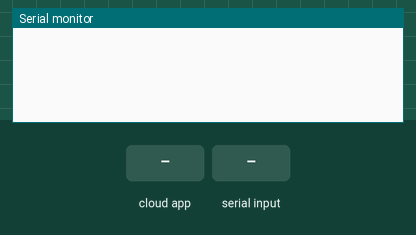
A sketch run on a simulated ESP8266 (NodeMCU). On the bench: the last lines printed to the serial monitor. The test bench sets the inputs (shaded band). WiFi joins after 1.5 s; servers stay silent unless stated; no MQTT or app messages arrive unless stated.

Above: at 3.8 s.
3.9 s: the phone or cloud app sets leds01 to 0
At 4.3 s:
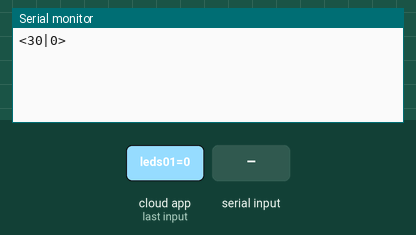
5.4 s: "<2>" received over Serial
At 7.7 s:
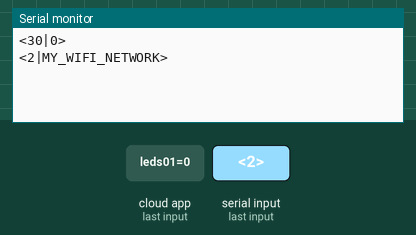

Measured:
- after the input at 3.9 s, the serial monitor: prints a new line at once (image 1)
- after the input at 5.4 s, the serial monitor: prints a new line after 0.93 s (image 2)

The sketch:

ESP8266_Client.ino
```cpp
/**
   BasicHTTPClient.ino

    Created on: 24.05.2015

*/

#include <Arduino.h>
#include <ESP8266WiFi.h>
#include "SerialCommands_ASCII.h"
#include "Adafruit_MQTT_Client.h"
#include "env.h"

bool IF_DEBUG=false;

PacketSerial myPacketSerial;

ADC_MODE(ADC_VCC);
WiFiClient wifiClient;

Adafruit_MQTT_Client *mqtt = NULL;
Adafruit_MQTT_Subscribe *mqttSub = NULL;

#define       SERIAL_BAUD           19200

const char    WIFI_SSID[]           /*PROGMEM*/     =     ENV_WIFI_SSID;
const char    WIFI_PASSWORD[]       /*PROGMEM*/     =     ENV_WIFI_PASSWORD;
const char    MQTT_SERVER_IP[]      /*PROGMEM*/     =     ENV_MQTT_SERVER_IP;
int           MQTT_SERVER_PORT                      =     ENV_MQTT_SERVER_PORT;
const char    SUBSCRIBE_TO_TOPIC[]  /*PROGMEM*/     =     "home/cmd/leds01";


void _debug(const __FlashStringHelper* format, ...) {
  if (IF_DEBUG) {
    char _buf[128];

    va_list args;

    va_start(args, format);
    vsnprintf_P(_buf, sizeof(_buf)-1, (const char*)format, args);
    va_end(args);

    myPacketSerial.send("100", _buf, NULL);
  }
}


void WiFi_connect(char* WiFi_SSID, char* WiFi_PWD) {
    if (strcmp(WiFi_SSID, "") != 0 && strcmp(WiFi_PWD, "") != 0) {
      if (WiFi.status() == WL_CONNECTED) {
        WiFi.disconnect();
        delay(200);
      }

      _debug(F("Connecting to WiFi: %s"), WiFi_SSID);
      WiFi.begin(WiFi_SSID, WiFi_PWD);
      while (WiFi.status() != WL_CONNECTED) {
        delay(500);
        _debug(F("."));
      }
      delay(500);
    }
}

// Function to connect and reconnect as necessary to the MQTT server.
// Should be called in the loop function and it will take care if connecting.
void MQTT_connect() {
  int8_t ret;

  if (mqtt == NULL) return;

  // Stop if already connected.
  if (mqtt->connected()) {
    return;
  }

  _debug(F("Connecting to mqtt... "));

  uint8_t retries = 3;
  while ((ret = mqtt->connect()) != 0) { // connect will return 0 for connected
       _debug(mqtt->connectErrorString(ret));
       _debug(F("Retrying MQTT connection in 5 seconds..."));
       mqtt->disconnect();
       delay(5000);  // wait 5 seconds
       retries--;
       if (retries == 0) {
         // basically die and wait for WDT to reset me
         while (1);
       }
  }
  _debug(F("MQTT Connected!"));
}


// ######## Process Commands ########## //

void _processCommand(const uint8_t* buffer[], size_t size) {

  _debug(F("Received command: %s"), (char*)buffer[0]);

  char* strCmdCode = (char*)buffer[0]; //param #0 - command code
  int cmdCode = atoi(strCmdCode);

  switch (cmdCode) {
    case 0: {
      // Connect to a WiFi network

      char* WiFi_SSID = (char*)buffer[1]; //param #1
      char* WiFi_PWD = (char*)buffer[2]; //param #2

      WiFi_connect(WiFi_SSID, WiFi_PWD);
      break;
    }
    case 1: {
      // return WiFi connection status
      _debug(F("[WIFI] Status Response: %s"), WiFi.status() == WL_CONNECTED ? "1" : "0");

      myPacketSerial.send("1", WiFi.status() == WL_CONNECTED ? "1" : "0", NULL);
      break;
    }
    case 2: {
      // return WiFi station name
      _debug(F("[WIFI] WiFi Station Name: %s"), WiFi.SSID().c_str());
      myPacketSerial.send("2", WiFi.SSID().c_str(), NULL);

      break;
    }
    case 20: {
      // Publish to a topic
      char* topic = (char*)buffer[1];
      char* payload = (char*)buffer[2];

      //String topic = getCommandParameter(cmd, 1);
      //String payload = getCommandParameter(cmd, 2);
      _debug(F("MQTT publish. Topic: %s  Payload: %s"), topic, payload);
      //if (topic != "" && payload != "") {
        Adafruit_MQTT_Publish mqttPublish = Adafruit_MQTT_Publish(mqtt, topic);
        if (! mqttPublish.publish(payload)) {
          _debug(F("Failed"));
        } else {
          _debug(F("OK!"));
        }
      //}
      break;
    }
    case 100: {
      // set debug mode
      char* debugState = (char*)buffer[1];
      int iDebugState = atoi(debugState);
      //String debugState = getCommandParameter(cmd, 1);
      IF_DEBUG = iDebugState==1;
      _debug(F("Set debug state to: %d"), IF_DEBUG);
      break;
    }

    default:
      _debug(F("Unknown command code: %s"), strCmdCode);
  }
}


void _setupConnections() {
  // <100|1>
  // <0|SKYBD609|PDAVFDDQ>
  // <10|192.168.0.84|1883>
  // <30|home/cmd/leds01>
  // <200|0|SKYBD609|PDAVFDDQ|192.168.0.84|1883|home/cmd/leds01>


  IF_DEBUG = false;

  WiFi.begin(WIFI_SSID, WIFI_PASSWORD);

  _debug(F("Connecting to WiFi..."));

  while (WiFi.status() != WL_CONNECTED) {
    delay(500);
    _debug(F("..."));
  }

  mqtt = new Adafruit_MQTT_Client(&wifiClient, MQTT_SERVER_IP, MQTT_SERVER_PORT);
  delay(500);
  mqttSub = new Adafruit_MQTT_Subscribe(mqtt, SUBSCRIBE_TO_TOPIC);
  mqtt->subscribe(mqttSub);
  delay(500);
  MQTT_connect();
}


void setup() {
  Serial.begin(SERIAL_BAUD);

  delay(100);
  myPacketSerial.setStream(&Serial);
  myPacketSerial.setPacketHandler(&_processCommand);

  WiFi.mode(WIFI_STA);
  WiFi.disconnect();

  _setupConnections();

  _debug(F("Setup done"));
}

void loop() {
  // put your main code here, to run repeatedly:

  myPacketSerial.update();

  if (WiFi.status() == WL_CONNECTED)
    MQTT_connect();

  if (WiFi.status() == WL_CONNECTED && mqtt->connected()) {
    //_debug(F("checking subscription"));
    Adafruit_MQTT_Subscribe *subscription;
    while ((subscription = mqtt->readSubscription(1000))) {

      if (subscription) {
        _debug(F("Got subscription 1: %s"), (char *)subscription->lastread);
        myPacketSerial.send("30", (char *)subscription->lastread, NULL);
      }
    }
  }

  delay(200);
}
```

SerialCommands_ASCII.h
```cpp
#pragma once

#include <SoftwareSerial.h>

#define   COMMAND_MARKER_START          '<'
#define   COMMAND_MARKER_END            '>'
#define   COMMAND_PARAM_DELIMITER       '|'

template<uint8_t PacketMarkerStart = COMMAND_MARKER_START,
          uint8_t PacketMarkerEnd = COMMAND_MARKER_END,
          uint8_t PacketParamDelimiter = COMMAND_PARAM_DELIMITER,
          size_t ReceiveBufferSize = 256,
          size_t MaxParameters = 10>

class PacketSerial_
{
  public:
    /// \brief A typedef describing the packet handler method.
    ///
    /// The packet handler method usually has the form:
    ///
    ///     void onPacketReceived(const uint8_t* buffer[], size_t size);
    ///
    /// where buffer is a pointer to the incoming buffer array, and size is the
    /// number of bytes in the incoming buffer.
    typedef void (*PacketHandlerFunction)(const uint8_t* buffer[], size_t size);


    /// \brief Construct a default PacketSerial_ device.
    PacketSerial_():
        _receiveBufferIndex(0),
        _stream(nullptr),
        _onPacketFunction(nullptr)
    {
    }

    /// \brief Destroy the PacketSerial_ device.
    ~PacketSerial_()
    {
    }

    /// \brief Attach PacketSerial to an existing Arduino `Stream`.
    ///
    /// This `Stream` could be a standard `Serial` `Stream` with a non-default
    /// configuration such as:
    ///
    ///     PacketSerial myPacketSerial;
    ///
    ///     void setup()
    ///     {
    ///         Serial.begin(300, SERIAL_7N1);
    ///         myPacketSerial.setStream(&Serial);
    ///     }
    ///
    /// Or it might be a `SoftwareSerial` `Stream` such as:
    ///
    ///     PacketSerial myPacketSerial;
    ///     SoftwareSerial mySoftwareSerial(10, 11);
    ///
    ///     void setup()
    ///     {
    ///         mySoftwareSerial.begin(38400);
    ///         myPacketSerial.setStream(&mySoftwareSerial);
    ///     }
    ///
    /// Any class that implements the `Stream` interface should work, which
    /// includes some network objects.
    ///
    /// \param stream A pointer to an Arduino `Stream`.
    void setStream(Stream* stream)
    {
        _stream = stream;
    }

    /// \brief Get a pointer to the current stream.
    /// \warning Reading from or writing to the stream managed by PacketSerial_
    ///          may break the packet-serial protocol if not done so with care.
    ///          Access to the stream is allowed because PacketSerial_ never
    ///          takes ownership of the stream and thus does not have exclusive
    ///          access to the stream anyway.
    /// \returns a non-const pointer to the stream, or nullptr if unset.
    Stream* getStream()
    {
        return _stream;
    }

    /// \brief Get a pointer to the current stream.
    /// \warning Reading from or writing to the stream managed by PacketSerial_
    ///          may break the packet-serial protocol if not done so with care.
    ///          Access to the stream is allowed because PacketSerial_ never
    ///          takes ownership of the stream and thus does not have exclusive
    ///          access to the stream anyway.
    /// \returns a const pointer to the stream, or nullptr if unset.
    const Stream* getStream() const
    {
        return _stream;
    }

    /// \brief The update function services the serial connection.
    ///
    /// This must be called often, ideally once per `loop()`, e.g.:
    ///
    ///     void loop()
    ///     {
    ///         // Other program code.
    ///
    ///         myPacketSerial.update();
    ///     }
    ///
    void update()
    {
        if (_stream == nullptr) return;

        while (_stream->available() > 0)
        {
            uint8_t data = _stream->read();

            if (data == PacketMarkerStart) {
              _receivingPacket = true;
              _receiveBufferIndex = 0;
              _recieveBufferOverflow = false;
            }
            else if (data == PacketMarkerEnd)
            {
                if (_receivingPacket) {
                  if (_onPacketFunction)
                  {
                      uint8_t _decodeBuffer[_receiveBufferIndex+1];
                      const uint8_t* _paramsBuffer[MaxParameters];

                      size_t numParams = 0;
                       _paramsBuffer[0] = &_decodeBuffer[0];

                      for (size_t i=0; i<_receiveBufferIndex; i++) {
                        if (_receiveBuffer[i] == PacketParamDelimiter) {
                          _decodeBuffer[i] = '\0';
                          numParams++;
                          _paramsBuffer[numParams] = &_decodeBuffer[i+1];
                        }
                        else
                          _decodeBuffer[i] = _receiveBuffer[i];
                      }
                      _decodeBuffer[_receiveBufferIndex] = '\0';

                      _onPacketFunction(_paramsBuffer, min(numParams+1, MaxParameters));
                  }

                  _receiveBufferIndex = 0;
                  _recieveBufferOverflow = false;
                  _receivingPacket = false;
                }
            }
            else {
              if (_receivingPacket) {
                if ((_receiveBufferIndex + 1) < ReceiveBufferSize)
                {
                    _receiveBuffer[_receiveBufferIndex++] = data;
                }
                else
                {
                    // The buffer will be in an overflowed state if we write
                    // so set a buffer overflowed flag.
                    _recieveBufferOverflow = true;
                }
              }
            }

        }
    }


    /// \brief Set a packet of data.
    ///
    /// This function will encode and send an arbitrary packet of data. After
    /// sending, it will send the specified `PacketMarker` defined in the
    /// template parameters.
    ///
    ///     // Make an array.
    ///     uint8_t myPacket[2] = { 255, 10 };
    ///
    ///     // Send the array.
    ///     myPacketSerial.send(myPacket, 2);
    ///
    /// \param buffer A pointer to a data buffer.
    /// \param size The number of bytes in the data buffer.
    void send(const uint8_t* buffer, size_t size) const
    {
        if(_stream == nullptr || buffer == nullptr || size == 0) return;

        uint8_t _encodeBuffer[size];

        /*
        size_t numEncoded = EncoderType::encode(buffer,
                                                size,
                                                _encodeBuffer);
                                                */
        size_t numEncoded = size;

        _stream->write(PacketMarkerStart);
        _stream->write(_encodeBuffer, numEncoded);
        _stream->write(PacketMarkerEnd);
        _stream->println("");
    }

    void send(const char* cmd, ...) const {
      if(_stream == nullptr || cmd == nullptr) return;

      char _buf[ReceiveBufferSize];
      memset(_buf, 0, ReceiveBufferSize);

      _buf[0] = PacketMarkerStart;

      char *b;
      va_list ap;                         /* Parameter list reference            */
      va_start(ap, cmd);                  /* Initialize ap                       */
      strcat(_buf, cmd);

      while (b = va_arg(ap,char *)) {     /* If the next parameter is non-NULL   */
        _buf[strlen(_buf)] = PacketParamDelimiter;
        strcat(_buf, b);
      }
      va_end(ap);                         /* Done with parameter list            */
      _buf[strlen(_buf)] = PacketMarkerEnd;

      _stream->write(_buf, strlen(_buf));
      _stream->println("");
    }

    /// \brief Set the function that will receive decoded packets.
    ///
    /// This function will be called when data is read from the serial stream
    /// connection and a packet is decoded. The decoded packet will be passed
    /// to the packet handler. The packet handler must have the form:
    ///
    /// The packet handler method usually has the form:
    ///
    ///     void onPacketReceived(const uint8_t* buffer, size_t size);
    ///
    /// The packet handler would then be registered like this:
    ///
    ///     myPacketSerial.setPacketHandler(&onPacketReceived);
    ///
    /// Setting a packet handler will remove all other packet handlers.
    ///
    /// \param onPacketFunction A pointer to the packet handler function.
    void setPacketHandler(PacketHandlerFunction onPacketFunction)
    {
        _onPacketFunction = onPacketFunction;
    }

    /// \brief Check to see if the receive buffer overflowed.
    ///
    /// This must be called often, directly after the `update()` function.
    ///
    ///     void loop()
    ///     {
    ///         // Other program code.
    ///         myPacketSerial.update();
    ///
    ///         // Check for a receive buffer overflow.
    ///         if (myPacketSerial.overflow())
    ///         {
    ///             // Send an alert via a pin (e.g. make an overflow LED) or return a
    ///             // user-defined packet to the sender.
    ///             //
    ///             // Ultimately you may need to just increase your recieve buffer via the
    ///             // template parameters.
    ///         }
    ///     }
    ///
    /// The state is reset every time a new packet marker is received NOT when
    /// overflow() method is called.
    ///
    /// \returns true if the receive buffer overflowed.
    bool overflow() const
    {
        return _recieveBufferOverflow;
    }

private:
    PacketSerial_(const PacketSerial_&);
    PacketSerial_& operator = (const PacketSerial_&);

    bool _recieveBufferOverflow = false;
    bool _receivingPacket = false;

    uint8_t _receiveBuffer[ReceiveBufferSize];
    size_t _receiveBufferIndex = 0;

    Stream* _stream = nullptr;

    PacketHandlerFunction _onPacketFunction = nullptr;
};


/// \brief A typedef for the default ASCII PacketSerial class.
typedef PacketSerial_<COMMAND_MARKER_START, COMMAND_MARKER_END, COMMAND_PARAM_DELIMITER> PacketSerial;
```

env.template.h
```cpp
#define ENV_WIFI_SSID         "MY_WIFI_NETWORK"
#define ENV_WIFI_PASSWORD     "MY_WIFI_PASSWORD"
#define ENV_MQTT_SERVER_IP    "192.168.0.1"
#define ENV_MQTT_SERVER_PORT  51828
```
